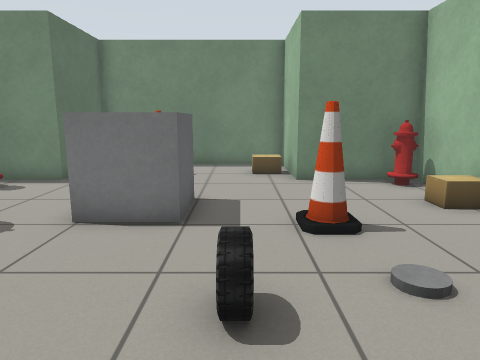
[1] (above)

13 first-person views from a walk through a robot-simulator world made for Gazebo. The camera is 0.94 m above the floor, tilts 10° down and sees 70° across. The lines on the ground mark 1 m squares. The floor is counted in squares, 0.5 m on a side. Each view is taken from the middle of a square. On the plan, view 1 faces up. The plan holds only what a view shows up to about 17 squares ahead; the rest is blank. Robots are left out. Gazebo's built-in surfaces are drawn with simple patterns. Some stock models are drawn as simple stand-ins. Some surface patterns are stand-ins.

[2]
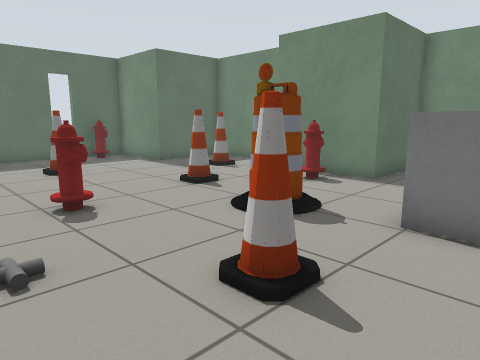

[3]
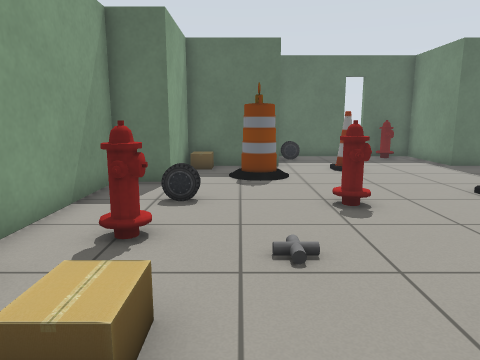

[4]
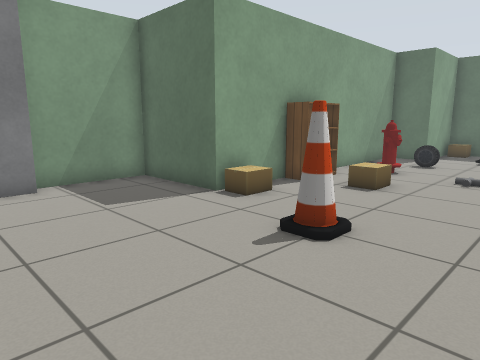

[5]
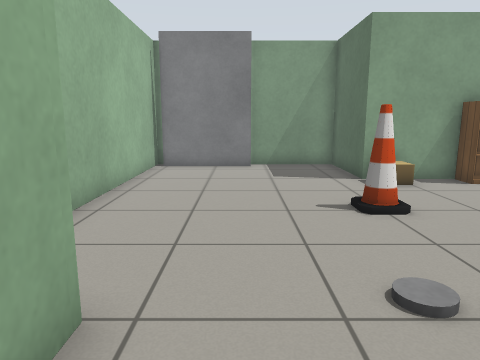

[6]
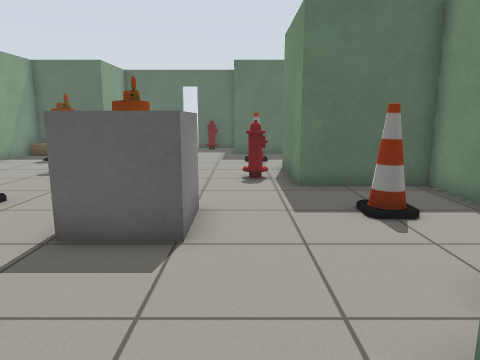

[7]
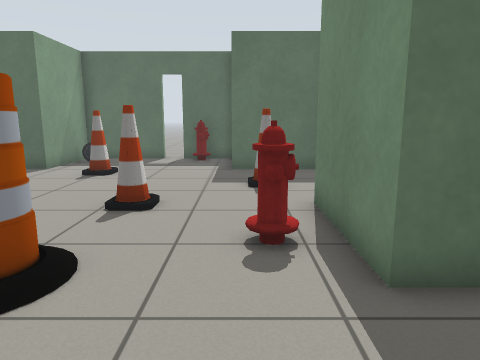

[8]
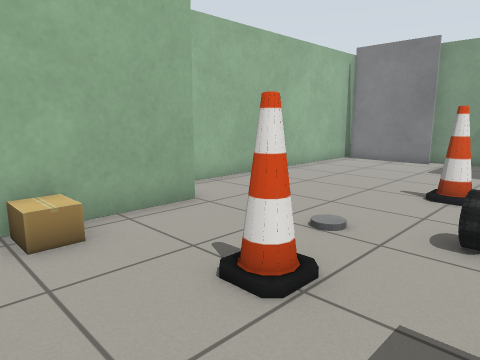

[9]
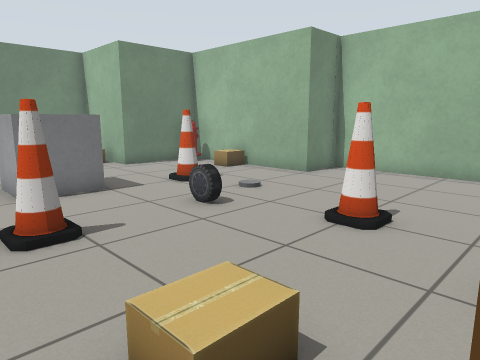

[10]
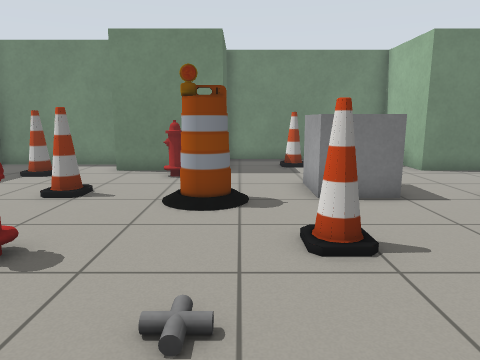

[11]
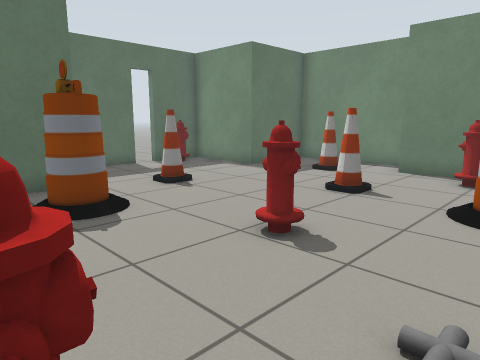

[12]
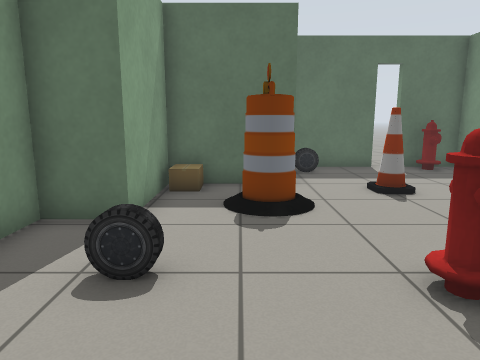

[13]
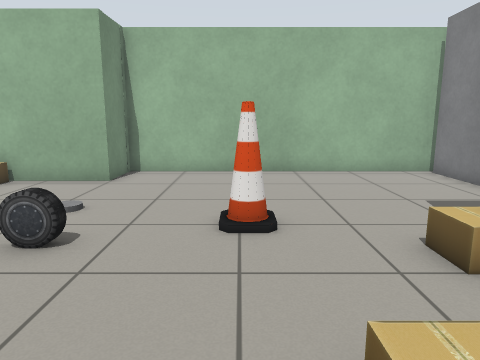

### Floor plan
Points are (right, up) in squares from view 1. A wall is a line through its corners. A room is listed if a view was taken in it or the views show most of it. See-through windows are left out.
Room 1 (views 1, 2, 3, 4, 5, 6, 7, 8, 9, 10, 11, 12, 13)
walls: (-10.1, 12.4) (-15, 12.4) (-15, 8.7) (-18.7, 8.7) (-18.7, 6.3); (-18.7, 5.3) (-18.7, 1.6) (-15, 1.6) (-15, -2.1) (-11.3, -2.1) (-11.3, -3.8) (0.1, -3.8) (0.1, -7.5) (3.8, -7.5); (7.5, -7.6) (7.5, 4) (5.5, 4) (5.5, 10.7) (1.8, 10.7) (1.8, 14.4) (-5.6, 14.4) (-5.6, 10.7) (-9.6, 10.7)
ways out: open door at (-19, 5.5)
objects: fire hydrant (-18, 7); car (-17, 2) to (-17, 3); cardboard box (-14, -1); cone (-14, 4); barrel (-13, 0) to (-12, 1); cone (-12, 10); car (-9, -2) to (-9, -1); fire hydrant (-9, 2) to (-8, 3); cone (-9, 7); fire hydrant (-7, -2) to (-6, -2); fire hydrant (-7, 9) to (-7, 10); other object (-6, 1); barrel (-6, 6) to (-5, 6); bookshelf (-4, -3) to (-3, -3); cardboard box (-4, -1) to (-3, -1); cone (-4, 3) to (-3, 3); other object (-3, 6) to (-1, 8); cone (-3, 12); cardboard box (-1, -3) to (0, -3); car (0, 3); cone (1, 0); cardboard box (1, 12); cone (2, 6); grey box (4, -7) to (7, -7); cardboard box (5, 7) to (5, 8); fire hydrant (5, 10)

Positions as (right, up) in squares from view 1, and headings:
1: (0, 0), facing up
2: (-1, 0), facing up-left
3: (-1, 0), facing left
4: (6, 3), facing down-left
5: (4, 7), facing down
6: (4, 9), facing left
7: (-2, 9), facing left
8: (-1, 9), facing down-right
9: (-5, -3), facing up-right
10: (-5, -2), facing up
11: (-5, -2), facing up-left
12: (-5, 0), facing left
13: (-5, 0), facing right
